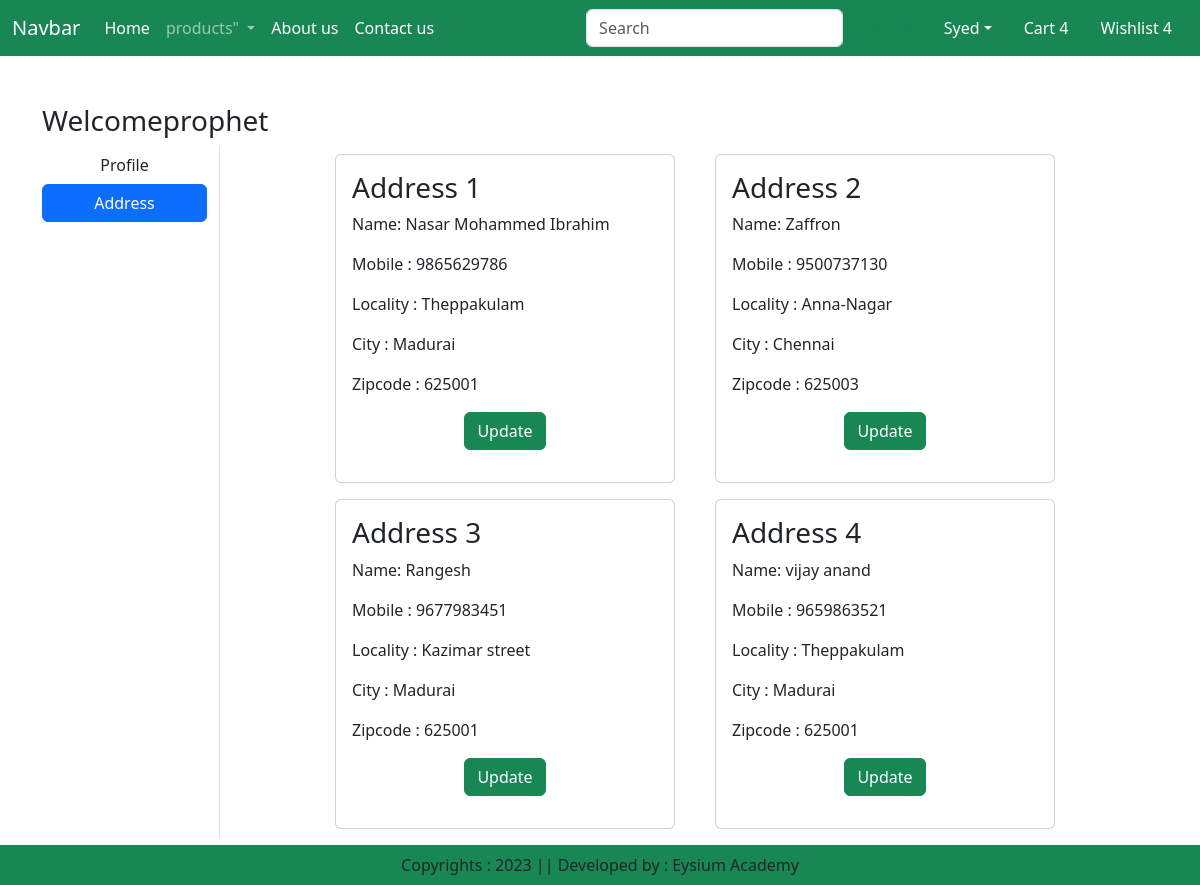
The app's page /address/ (signed in) with its own data.
### app/models.py (models this page shows, shortened)
class Customer(models.Model):
    user = models.ForeignKey(User,on_delete=models.CASCADE)
    name =models.CharField(max_length=200)
    mobile = models.IntegerField(default=0)
    locality = models.CharField(max_length=200)
    city = models.CharField(max_length=50)
    zipcode = models.IntegerField()

### app/views.py (the view)
# urls.py: path('address/',views.address,name='address'),
def address(request):
    add = Customer.objects.filter(user=request.user)
    return render(request, 'app/address.html',locals())

### app/templates/app/address.html (shortened to what this page needs)
{% extends 'app/base.html' %}
{% load static %}
{% block main-content %}
<div class="container my-5">
    <div class="row">
        <h3>Welcome<span class="text-capitalize">{{request.user}}</span></h3>
        <div class="col-sm-2 border-end">
            <ul  class="list-unstyled">
                <li class="d-grid"><a href="{% url 'profile' %}" class="btn">Profile</a></li>
                <li class="d-grid"><a href="{% url 'address' %}" class="btn btn-primary ">Address</a></li>
            </ul>
        </div>
        <div class="col-sm-8 offset-sm-1">
            <div class="row">
                {% for ad in add %}
                <div class="col-sm-6">
                    <div class="card m-2">
                     <div class="card-body">
                      <h3>Address {{forloop.counter}}</h3>
                      <p>Name: {{ad.name}}</p>
                      <p>Mobile : {{ad.mobile}}</p>
                      <p>Locality : {{ad.locality}}</p>
                      <p>City : {{ad.city}}</P>
                      <p>Zipcode : {{ad.zipcode}}</p>
                      <p class="text-center"><a href="{% url 'updateaddress' pk=ad.id %}"
                      type="button" class="btn btn-success">Update</a></p>
                     </div>
                    </div>
                </div>
                {% endfor %}
            </div>
        </div>
{% endblock main-content %}

### records on screen
Customer: name "Nasar Mohammed Ibrahim", mobile "9865629786", locality "Theppakulam", city "Madurai", zipcode "625001"
Customer: name "Zaffron", mobile "9500737130", locality "Anna-Nagar", city "Chennai", zipcode "625003"
Customer: name "Rangesh", mobile "9677983451", locality "Kazimar street", city "Madurai", zipcode "625001"
Customer: name "vijay anand", mobile "9659863521", locality "Theppakulam", city "Madurai", zipcode "625001"

### other values on screen
{{ request.user }} "Prophet"
